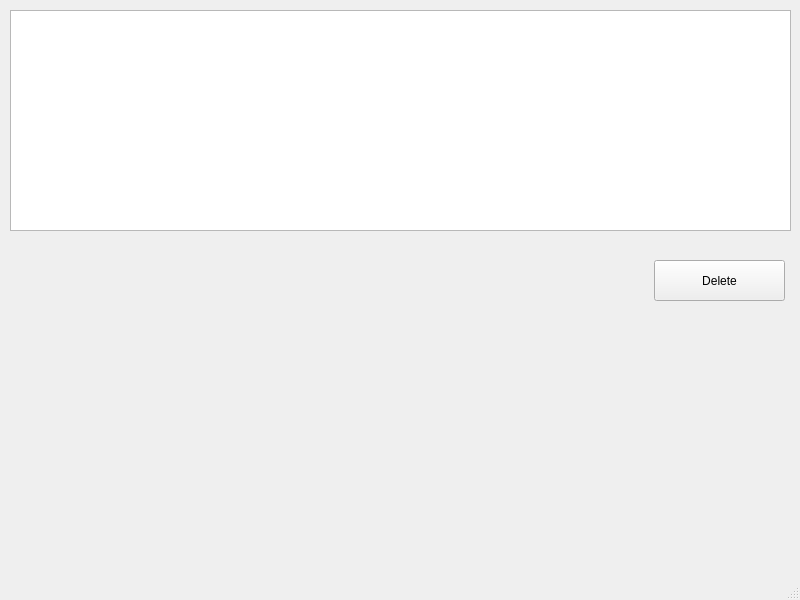
<?xml version="1.0" encoding="UTF-8"?>
<ui version="4.0">
 <class>MainWindow</class>
 <widget class="QMainWindow" name="MainWindow">
  <property name="geometry">
   <rect>
    <x>0</x>
    <y>0</y>
    <width>800</width>
    <height>600</height>
   </rect>
  </property>
  <property name="windowTitle">
   <string>MainWindow</string>
  </property>
  <widget class="QWidget" name="centralwidget">
   <widget class="QTableWidget" name="tableWidget">
    <property name="geometry">
     <rect>
      <x>10</x>
      <y>10</y>
      <width>781</width>
      <height>221</height>
     </rect>
    </property>
   </widget>
   <widget class="QPushButton" name="pushButton">
    <property name="geometry">
     <rect>
      <x>654</x>
      <y>260</y>
      <width>131</width>
      <height>41</height>
     </rect>
    </property>
    <property name="text">
     <string>Delete</string>
    </property>
   </widget>
  </widget>
  <widget class="QMenuBar" name="menubar">
   <property name="geometry">
    <rect>
     <x>0</x>
     <y>0</y>
     <width>800</width>
     <height>21</height>
    </rect>
   </property>
  </widget>
  <widget class="QStatusBar" name="statusbar"/>
 </widget>
 <resources/>
 <connections/>
</ui>
